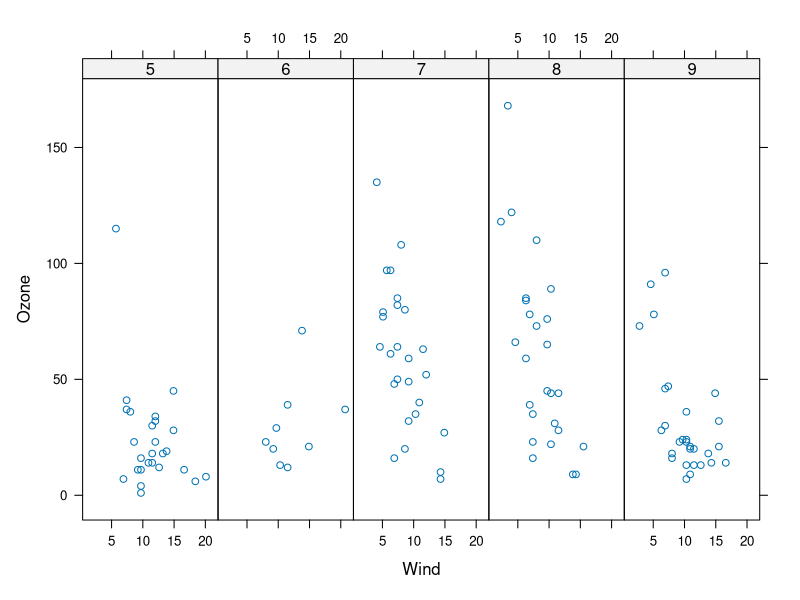

Generate this figure with R:
library(lattice)
library(datasets)

airquality  = transform(airquality, Month = factor(Month))
xyplot(Ozone ~ Wind | Month, data = airquality, layout = c(5,1))